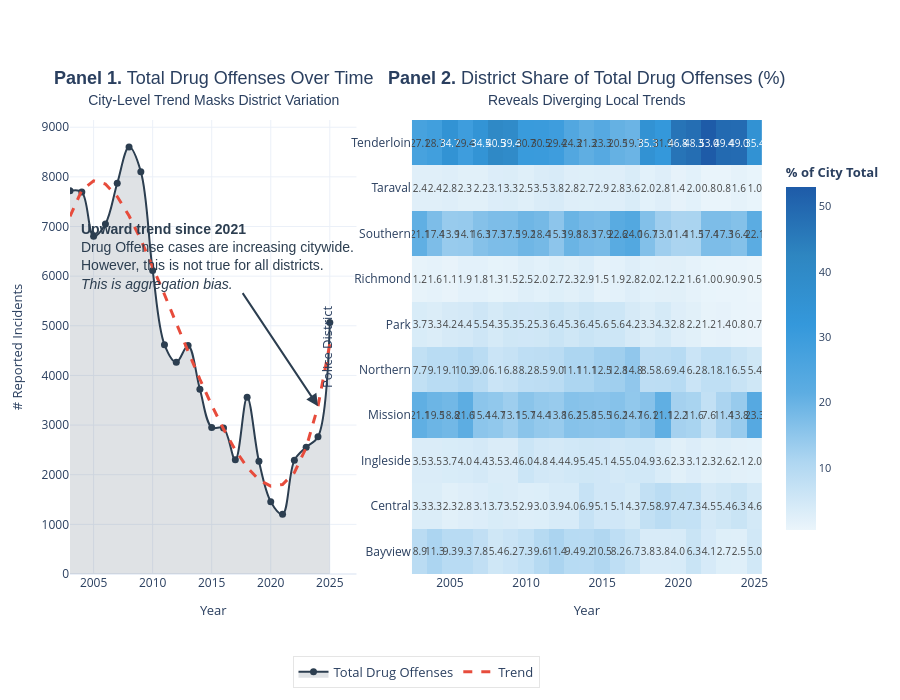

The cell this chart's notebook holds for it:
### Markdown cell above
### Section B:

### Code cell
# AGGREGATION BIAS EXAMPLE 4: Heatmap + City Trend reveals which districts diverge

# Prepare df_focus_clean for Section B analysis
df_focus_clean = df_focus.copy()
df_focus_clean["Year"] = df_focus_clean["Datetime"].dt.year
df_focus_clean["Day"] = df_focus_clean["Datetime"].dt.date

crime_data = df_focus_clean[df_focus_clean["Category"] == "Drug Offense"].copy()

# Exclude "Out of SF"
crime_data = crime_data[crime_data["Police District"] != "Out Of Sf"].copy()

# Create normalized counts by year (percentage of city total)
district_year = crime_data.groupby(["Year", "Police District"]).size().reset_index(name="count")
normalized = district_year.copy()
year_totals = district_year.groupby("Year")["count"].transform("sum")
normalized["pct"] = (normalized["count"] / year_totals * 100).round(1)

# City total by year (left subplot)
city_total = crime_data.groupby("Year").size().reset_index(name="count")

# Calculate trendline for city total
z = np.polyfit(city_total["Year"], city_total["count"], 5)
p = np.poly1d(z)
trendline_y = p(city_total["Year"])

# Pivot for heatmap
heatmap_data = normalized.pivot(index="Police District", columns="Year", values="pct")

# Custom red color scale (matches your bar chart palette)
custom_colorscale = [
    [0.0, "#EBF5FB"],   # very light blue (equivalent to FDEDEC)
    [0.2, "#AED6F1"],
    [0.4, "#5DADE2"],
    [0.6, "#3498DB"],   # your main blue
    [0.8, "#2E86C1"],
    [1.0, "#1E5BA8"]    # your dark blue
]

# Create subplots with styled titles
fig = make_subplots(
    rows=1, cols=2,
    subplot_titles=(
        "<span style='font-size:18px;'><b>Panel 1.</b> Total Drug Offenses Over Time</span><br>"
        "<span style='font-size:14px;'>City-Level Trend Masks District Variation</span>",

        "<span style='font-size:18px;'><b>Panel 2.</b> District Share of Total Drug Offenses (%)</span><br>"
        "<span style='font-size:14px;'>Reveals Diverging Local Trends</span>"
    ),
    specs=[[{"secondary_y": False}, {"secondary_y": False}]],
    horizontal_spacing=0.08,
    column_widths=[0.45, 0.55]
)

# Proper annotation styling (fixes your original issue)
fig.update_annotations(
    font=dict(size=16, family="Arial"),
    yshift=10
)

# LEFT: Time series with subtle fill
fig.add_trace(
    go.Scatter(
        x=city_total["Year"],
        y=city_total["count"],
        mode="lines+markers",
        name="Total Drug Offenses",
        line=dict(color="#2C3E50", width=2, shape="spline"),
        marker=dict(size=7),
        fill="tozeroy",
        fillcolor="rgba(44, 62, 80, 0.15)",  # subtle area fill
        hovertemplate="Year: %{x}<br>Total: %{y}<extra></extra>",
    ),
    row=1, col=1
)

# Trendline (aligned with your palette)
fig.add_trace(
    go.Scatter(
        x=city_total["Year"],
        y=trendline_y,
        mode="lines",
        name="Trend",
        line=dict(color="#E74C3C", width=3, dash="dash"),
        hovertemplate="Year: %{x}<br>Trend: %{y:.0f}<extra></extra>"
    ),
    row=1, col=1
)

# RIGHT: Heatmap with custom palette
fig.add_trace(
    go.Heatmap(
        z=heatmap_data.values,
        x=heatmap_data.columns,
        y=heatmap_data.index,
        colorscale=custom_colorscale,
        text=heatmap_data.values,
        texttemplate="%{text:.1f}", 
        textfont={"size": 10},
        colorbar=dict(
            title="<b>% of City Total</b>",
            len=0.85,
            y=0.5,
            tickfont=dict(size=11)
        ),
        showscale=True
    ),
    row=1, col=2
)
# ---- ADD ANNOTATION (Panel 1 insight box with arrow) ----

# Pick a point near the end of the trendline
x_annot = city_total["Year"].iloc[-2]
y_annot = trendline_y[-2]

fig.add_annotation(
    x=x_annot,
    y=y_annot,
    xref="x1",   # refers to first subplot
    yref="y1",
    
    text=(
        "<b>Upward trend since 2021</b><br>"
        "Drug Offense cases are increasing citywide.<br>"
        "However, this is not true for all districts.<br>"
        "<i>This is aggregation bias.</i>"
    ),

    showarrow=True,
    arrowhead=2,
    arrowsize=1.2,
    arrowwidth=2,
    arrowcolor="#2C3E50",

    # Position of text box
    ax=-100,   # move box to the right
    ay=-150,  # move box slightly down

    align="left",
    
    # Box styling (clean + publication look)
    # bgcolor="rgba(255,255,255,0.95)",
    # bordercolor="#2C3E50",
    # borderwidth=1,
    # borderpad=6,

    font=dict(size=14, family="Arial", color="#2C3E50")
)

# Axis labels (cleaner typography)
fig.update_xaxes(title_text="Year", row=1, col=1, title_font=dict(size=13))
fig.update_xaxes(title_text="Year", row=1, col=2, title_font=dict(size=13))
fig.update_yaxes(title_text="# Reported Incidents", row=1, col=1, title_font=dict(size=13))
fig.update_yaxes(title_text="Police District", row=1, col=2, title_font=dict(size=13))

# Layout (publication style)
fig.update_layout(
    height=700,
    template="plotly_white",
    hovermode="x unified",

    # Clean hover labels
    hoverlabel=dict(
        font_size=12,
        font_family="Arial",
        bgcolor="white"
    ),

    # Improved legend
    legend=dict(
        orientation="h",
        y=-0.18,
        x=0.5,
        xanchor="center",
        yanchor="top",
        font=dict(size=13),
        bgcolor="rgba(255,255,255,0.7)",
        bordercolor="rgba(0,0,0,0.1)",
        borderwidth=1
    ),

    margin=dict(l=70, r=100, t=120, b=110)
)

fig.show()

### Figure 1 — Plotly figure (JSON) as saved in the notebook; plotly's stock layout.template omitted (floating-point values rounded to 4 significant figures; data arrays with more than 128 entries replaced by an {"elided": "..."} marker saying what was removed)
{"data": [{"fill": "tozeroy", "fillcolor": "rgba(44, 62, 80, 0.15)", "hovertemplate": "Year: %{x}<br>Total: %{y}<extra></extra>", "line": {"color": "#2C3E50", "shape": "spline", "width": 2}, "marker": {"size": 7}, "mode": "lines+markers", "name": "Total Drug Offenses", "type": "scatter", "x": [2003, 2004, 2005, 2006, 2007, 2008, 2009, 2010, 2011, 2012, 2013, 2014, 2015, 2016, 2017, 2018, 2019, 2020, 2021, 2022, 2023, 2024, 2025], "xaxis": "x", "y": [7719, 7696, 6804, 7052, 7870, 8600, 8105, 6116, 4619, 4264, 4605, 3722, 2953, 2941, 2300, 3560, 2270, 1457, 1203, 2289, 2555, 2764, 5067], "yaxis": "y"}, {"hovertemplate": "Year: %{x}<br>Trend: %{y:.0f}<extra></extra>", "line": {"color": "#E74C3C", "dash": "dash", "width": 3}, "mode": "lines", "name": "Trend", "type": "scatter", "x": [2003, 2004, 2005, 2006, 2007, 2008, 2009, 2010, 2011, 2012, 2013, 2014, 2015, 2016, 2017, 2018, 2019, 2020, 2021, 2022, 2023, 2024, 2025], "xaxis": "x", "y": [7206.0, 7730.0, 7919.0, 7855.0, 7603.0, 7216.0, 6736.0, 6198.0, 5630.0, 5051.0, 4478.0, 3923.0, 3400.0, 2920.0, 2497.0, 2149.0, 1897.0, 1770.0, 1803.0, 2044.0, 2546.0, 3381.0, 4629.0], "yaxis": "y"}, {"colorbar": {"len": 0.85, "tickfont": {"size": 11}, "title": {"text": "<b>% of City Total</b>"}, "y": 0.5}, "colorscale": [[0, "#EBF5FB"], [0.2, "#AED6F1"], [0.4, "#5DADE2"], [0.6, "#3498DB"], [0.8, "#2E86C1"], [1, "#1E5BA8"]], "showscale": true, "text": {"elided": "10x23 float values"}, "textfont": {"size": 10}, "texttemplate": "%{text:.1f}", "type": "heatmap", "x": [2003, 2004, 2005, 2006, 2007, 2008, 2009, 2010, 2011, 2012, 2013, 2014, 2015, 2016, 2017, 2018, 2019, 2020, 2021, 2022, 2023, 2024, 2025], "xaxis": "x2", "y": ["Bayview", "Central", "Ingleside", "Mission", "Northern", "Park", "Richmond", "Southern", "Taraval", "Tenderloin"], "yaxis": "y2", "z": {"elided": "10x23 float values"}}], "layout": {"annotations": [{"font": {"family": "Arial", "size": 16}, "showarrow": false, "text": "<span style='font-size:18px;'><b>Panel 1.</b> Total Drug Offenses Over Time</span><br><span style='font-size:14px;'>City-Level Trend Masks District Variation</span>", "x": 0.207, "xanchor": "center", "xref": "paper", "y": 1, "yanchor": "bottom", "yref": "paper", "yshift": 10}, {"font": {"family": "Arial", "size": 16}, "showarrow": false, "text": "<span style='font-size:18px;'><b>Panel 2.</b> District Share of Total Drug Offenses (%)</span><br><span style='font-size:14px;'>Reveals Diverging Local Trends</span>", "x": 0.747, "xanchor": "center", "xref": "paper", "y": 1, "yanchor": "bottom", "yref": "paper", "yshift": 10}, {"align": "left", "arrowcolor": "#2C3E50", "arrowhead": 2, "arrowsize": 1.2, "arrowwidth": 2, "ax": -100, "ay": -150, "font": {"color": "#2C3E50", "family": "Arial", "size": 14}, "showarrow": true, "text": "<b>Upward trend since 2021</b><br>Drug Offense cases are increasing citywide.<br>However, this is not true for all districts.<br><i>This is aggregation bias.</i>", "x": 2024, "xref": "x", "y": 3381.0, "yref": "y"}], "height": 700, "hoverlabel": {"bgcolor": "white", "font": {"family": "Arial", "size": 12}}, "hovermode": "x unified", "legend": {"bgcolor": "rgba(255,255,255,0.7)", "bordercolor": "rgba(0,0,0,0.1)", "borderwidth": 1, "font": {"size": 13}, "orientation": "h", "x": 0.5, "xanchor": "center", "y": -0.18, "yanchor": "top"}, "margin": {"b": 110, "l": 70, "r": 100, "t": 120}, "xaxis": {"anchor": "y", "domain": [0, 0.414], "title": {"font": {"size": 13}, "text": "Year"}}, "xaxis2": {"anchor": "y2", "domain": [0.494, 1], "title": {"font": {"size": 13}, "text": "Year"}}, "yaxis": {"anchor": "x", "domain": [0, 1], "title": {"font": {"size": 13}, "text": "# Reported Incidents"}}, "yaxis2": {"anchor": "x2", "domain": [0, 1], "title": {"font": {"size": 13}, "text": "Police District"}}}}
